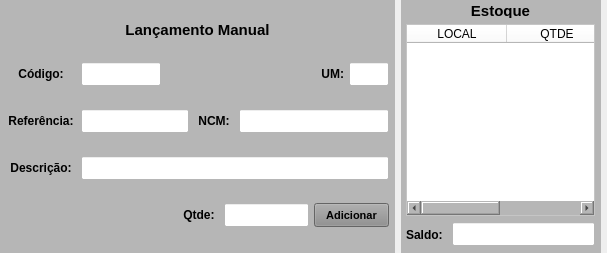
         <widget class="QWidget" name="widget_6" native="true">
          <layout class="QHBoxLayout" name="horizontalLayout_5">
           <property name="leftMargin">
            <number>0</number>
           </property>
           <property name="topMargin">
            <number>0</number>
           </property>
           <property name="rightMargin">
            <number>0</number>
           </property>
           <property name="bottomMargin">
            <number>0</number>
           </property>
           <item>
            <widget class="QWidget" name="widget_Cor4" native="true">
             <property name="sizePolicy">
              <sizepolicy hsizetype="Preferred" vsizetype="Preferred">
               <horstretch>0</horstretch>
               <verstretch>0</verstretch>
              </sizepolicy>
             </property>
             <property name="minimumSize">
              <size>
               <width>0</width>
               <height>0</height>
              </size>
             </property>
             <property name="maximumSize">
              <size>
               <width>16777215</width>
               <height>16777215</height>
              </size>
             </property>
             <property name="styleSheet">
              <string notr="true">background-color: rgb(182, 182, 182);</string>
             </property>
             <layout class="QVBoxLayout" name="verticalLayout_4">
              <property name="spacing">
               <number>1</number>
              </property>
              <property name="leftMargin">
               <number>1</number>
              </property>
              <property name="topMargin">
               <number>1</number>
              </property>
              <property name="rightMargin">
               <number>1</number>
              </property>
              <property name="bottomMargin">
               <number>6</number>
              </property>
              <item>
               <widget class="QWidget" name="widget_16" native="true">
                <property name="minimumSize">
                 <size>
                  <width>0</width>
                  <height>25</height>
                 </size>
                </property>
                <property name="maximumSize">
                 <size>
                  <width>16777215</width>
                  <height>25</height>
                 </size>
                </property>
                <property name="styleSheet">
                 <string notr="true"/>
                </property>
                <layout class="QHBoxLayout" name="horizontalLayout_17">
                 <property name="spacing">
                  <number>3</number>
                 </property>
                 <property name="leftMargin">
                  <number>3</number>
                 </property>
                 <property name="topMargin">
                  <number>3</number>
                 </property>
                 <property name="rightMargin">
                  <number>3</number>
                 </property>
                 <property name="bottomMargin">
                  <number>3</number>
                 </property>
                 <item>
                  <widget class="QLabel" name="label_52">
                   <property name="maximumSize">
                    <size>
                     <width>16777215</width>
                     <height>16777215</height>
                    </size>
                   </property>
                   <property name="font">
                    <font>
                     <pointsize>11</pointsize>
                     <weight>75</weight>
                     <bold>true</bold>
                    </font>
                   </property>
                   <property name="text">
                    <string>Lançamento Manual</string>
                   </property>
                   <property name="alignment">
                    <set>Qt::AlignCenter</set>
                   </property>
                  </widget>
                 </item>
                </layout>
               </widget>
              </item>
              <item>
               <widget class="QWidget" name="widget_37" native="true">
                <property name="minimumSize">
                 <size>
                  <width>0</width>
                  <height>30</height>
                 </size>
                </property>
                <property name="maximumSize">
                 <size>
                  <width>16777215</width>
                  <height>30</height>
                 </size>
                </property>
                <property name="styleSheet">
                 <string notr="true"/>
                </property>
                <layout class="QHBoxLayout" name="horizontalLayout_4">
                 <property name="spacing">
                  <number>5</number>
                 </property>
                 <property name="leftMargin">
                  <number>5</number>
                 </property>
                 <property name="topMargin">
                  <number>3</number>
                 </property>
                 <property name="rightMargin">
                  <number>5</number>
                 </property>
                 <property name="bottomMargin">
                  <number>3</number>
                 </property>
                 <item>
                  <widget class="QLabel" name="label_54">
                   <property name="minimumSize">
                    <size>
                     <width>70</width>
                     <height>0</height>
                    </size>
                   </property>
                   <property name="maximumSize">
                    <size>
                     <width>70</width>
                     <height>16777215</height>
                    </size>
                   </property>
                   <property name="font">
                    <font>
                     <pointsize>9</pointsize>
                     <weight>75</weight>
                     <bold>true</bold>
                    </font>
                   </property>
                   <property name="text">
                    <string>Código:</string>
                   </property>
                   <property name="alignment">
                    <set>Qt::AlignCenter</set>
                   </property>
                  </widget>
                 </item>
                 <item>
                  <widget class="QLineEdit" name="line_Codigo_Manu">
                   <property name="sizePolicy">
                    <sizepolicy hsizetype="Preferred" vsizetype="Preferred">
                     <horstretch>0</horstretch>
                     <verstretch>0</verstretch>
                    </sizepolicy>
                   </property>
                   <property name="minimumSize">
                    <size>
                     <width>60</width>
                     <height>0</height>
                    </size>
                   </property>
                   <property name="maximumSize">
                    <size>
                     <width>80</width>
                     <height>16777215</height>
                    </size>
                   </property>
                   <property name="font">
                    <font>
                     <pointsize>9</pointsize>
                    </font>
                   </property>
                   <property name="styleSheet">
                    <string notr="true">background-color: rgb(255, 255, 255);</string>
                   </property>
                   <property name="alignment">
                    <set>Qt::AlignCenter</set>
                   </property>
                   <property name="placeholderText">
                    <string/>
                   </property>
                  </widget>
                 </item>
                 <item>
                  <widget class="QLabel" name="label_8">
                   <property name="text">
                    <string/>
                   </property>
                  </widget>
                 </item>
                 <item>
                  <widget class="QLabel" name="label_25">
                   <property name="maximumSize">
                    <size>
                     <width>25</width>
                     <height>16777215</height>
                    </size>
                   </property>
                   <property name="font">
                    <font>
                     <pointsize>9</pointsize>
                     <weight>75</weight>
                     <bold>true</bold>
                    </font>
                   </property>
                   <property name="text">
                    <string>UM:</string>
                   </property>
                   <property name="alignment">
                    <set>Qt::AlignRight|Qt::AlignTrailing|Qt::AlignVCenter</set>
                   </property>
                  </widget>
                 </item>
                 <item>
                  <widget class="QLineEdit" name="line_UM_Manu">
                   <property name="sizePolicy">
                    <sizepolicy hsizetype="Preferred" vsizetype="Preferred">
                     <horstretch>0</horstretch>
                     <verstretch>0</verstretch>
                    </sizepolicy>
                   </property>
                   <property name="minimumSize">
                    <size>
                     <width>40</width>
                     <height>0</height>
                    </size>
                   </property>
                   <property name="maximumSize">
                    <size>
                     <width>40</width>
                     <height>16777215</height>
                    </size>
                   </property>
                   <property name="font">
                    <font>
                     <pointsize>9</pointsize>
                    </font>
                   </property>
                   <property name="styleSheet">
                    <string notr="true">background-color: rgb(255, 255, 255);</string>
                   </property>
                   <property name="alignment">
                    <set>Qt::AlignCenter</set>
                   </property>
                  </widget>
                 </item>
                </layout>
               </widget>
              </item>
              <item>
               <widget class="QWidget" name="widget_26" native="true">
                <property name="minimumSize">
                 <size>
                  <width>0</width>
                  <height>30</height>
                 </size>
                </property>
                <property name="maximumSize">
                 <size>
                  <width>16777215</width>
                  <height>30</height>
                 </size>
                </property>
                <property name="styleSheet">
                 <string notr="true"/>
                </property>
                <layout class="QHBoxLayout" name="horizontalLayout_18">
                 <property name="spacing">
                  <number>5</number>
                 </property>
                 <property name="leftMargin">
                  <number>5</number>
                 </property>
                 <property name="topMargin">
                  <number>3</number>
                 </property>
                 <property name="rightMargin">
                  <number>5</number>
                 </property>
                 <property name="bottomMargin">
                  <number>3</number>
                 </property>
                 <item>
                  <widget class="QLabel" name="label_55">
                   <property name="minimumSize">
                    <size>
                     <width>70</width>
                     <height>0</height>
                    </size>
                   </property>
                   <property name="maximumSize">
                    <size>
                     <width>70</width>
                     <height>16777215</height>
                    </size>
                   </property>
                   <property name="font">
                    <font>
                     <pointsize>9</pointsize>
                     <weight>75</weight>
                     <bold>true</bold>
                    </font>
                   </property>
                   <property name="text">
                    <string>Referência:</string>
                   </property>
                   <property name="alignment">
                    <set>Qt::AlignCenter</set>
                   </property>
                  </widget>
                 </item>
                 <item>
                  <widget class="QLineEdit" name="line_Referencia_Manu">
                   <property name="sizePolicy">
                    <sizepolicy hsizetype="Preferred" vsizetype="Preferred">
                     <horstretch>0</horstretch>
                     <verstretch>0</verstretch>
                    </sizepolicy>
                   </property>
                   <property name="minimumSize">
                    <size>
                     <width>0</width>
                     <height>0</height>
                    </size>
                   </property>
                   <property name="maximumSize">
                    <size>
                     <width>16777215</width>
                     <height>16777215</height>
                    </size>
                   </property>
                   <property name="font">
                    <font>
                     <pointsize>9</pointsize>
                    </font>
                   </property>
                   <property name="cursor">
                    <cursorShape>IBeamCursor</cursorShape>
                   </property>
                   <property name="styleSheet">
                    <string notr="true">background-color: rgb(255, 255, 255);</string>
                   </property>
                   <property name="inputMask">
                    <string/>
                   </property>
                   <property name="text">
                    <string/>
                   </property>
                   <property name="maxLength">
                    <number>20</number>
                   </property>
                   <property name="frame">
                    <bool>true</bool>
                   </property>
                   <property name="echoMode">
                    <enum>QLineEdit::Normal</enum>
                   </property>
                   <property name="alignment">
                    <set>Qt::AlignLeading|Qt::AlignLeft|Qt::AlignVCenter</set>
                   </property>
                  </widget>
                 </item>
                 <item>
                  <widget class="QLabel" name="label_56">
                   <property name="minimumSize">
                    <size>
                     <width>40</width>
                     <height>0</height>
                    </size>
                   </property>
                   <property name="maximumSize">
                    <size>
                     <width>40</width>
                     <height>16777215</height>
                    </size>
                   </property>
                   <property name="font">
                    <font>
                     <pointsize>9</pointsize>
                     <weight>75</weight>
                     <bold>true</bold>
                    </font>
                   </property>
                   <property name="text">
                    <string>NCM:</string>
                   </property>
                   <property name="alignment">
                    <set>Qt::AlignCenter</set>
                   </property>
                  </widget>
                 </item>
                 <item>
                  <widget class="QLineEdit" name="line_NCM_Manu">
                   <property name="sizePolicy">
                    <sizepolicy hsizetype="Preferred" vsizetype="Preferred">
                     <horstretch>0</horstretch>
                     <verstretch>0</verstretch>
                    </sizepolicy>
                   </property>
                   <property name="minimumSize">
                    <size>
                     <width>150</width>
                     <height>0</height>
                    </size>
                   </property>
                   <property name="maximumSize">
                    <size>
                     <width>150</width>
                     <height>16777215</height>
                    </size>
                   </property>
                   <property name="font">
                    <font>
                     <pointsize>9</pointsize>
                    </font>
                   </property>
                   <property name="styleSheet">
                    <string notr="true">background-color: rgb(255, 255, 255);</string>
                   </property>
                   <property name="alignment">
                    <set>Qt::AlignCenter</set>
                   </property>
                  </widget>
                 </item>
                </layout>
               </widget>
              </item>
              <item>
               <widget class="QWidget" name="widget_14" native="true">
                <property name="minimumSize">
                 <size>
                  <width>0</width>
                  <height>30</height>
                 </size>
                </property>
                <property name="maximumSize">
                 <size>
                  <width>16777215</width>
                  <height>30</height>
                 </size>
                </property>
                <property name="styleSheet">
                 <string notr="true"/>
                </property>
                <layout class="QHBoxLayout" name="horizontalLayout_15">
                 <property name="spacing">
                  <number>5</number>
                 </property>
                 <property name="leftMargin">
                  <number>5</number>
                 </property>
                 <property name="topMargin">
                  <number>3</number>
                 </property>
                 <property name="rightMargin">
                  <number>5</number>
                 </property>
                 <property name="bottomMargin">
                  <number>3</number>
                 </property>
                 <item>
                  <widget class="QLabel" name="label_49">
                   <property name="minimumSize">
                    <size>
                     <width>70</width>
                     <height>0</height>
                    </size>
                   </property>
                   <property name="maximumSize">
                    <size>
                     <width>70</width>
                     <height>16777215</height>
                    </size>
                   </property>
                   <property name="font">
                    <font>
                     <pointsize>9</pointsize>
                     <weight>75</weight>
                     <bold>true</bold>
                    </font>
                   </property>
                   <property name="text">
                    <string>Descrição:</string>
                   </property>
                   <property name="alignment">
                    <set>Qt::AlignCenter</set>
                   </property>
                  </widget>
                 </item>
                 <item>
                  <widget class="QLineEdit" name="line_Descricao_Manu">
                   <property name="sizePolicy">
                    <sizepolicy hsizetype="Preferred" vsizetype="Preferred">
                     <horstretch>0</horstretch>
                     <verstretch>0</verstretch>
                    </sizepolicy>
                   </property>
                   <property name="minimumSize">
                    <size>
                     <width>0</width>
                     <height>0</height>
                    </size>
                   </property>
                   <property name="maximumSize">
                    <size>
                     <width>16777215</width>
                     <height>16777215</height>
                    </size>
                   </property>
                   <property name="font">
                    <font>
                     <pointsize>9</pointsize>
                    </font>
                   </property>
                   <property name="styleSheet">
                    <string notr="true">background-color: rgb(255, 255, 255);</string>
                   </property>
                   <property name="alignment">
                    <set>Qt::AlignLeading|Qt::AlignLeft|Qt::AlignVCenter</set>
                   </property>
                  </widget>
                 </item>
                </layout>
               </widget>
              </item>
              <item>
               <widget class="QWidget" name="widget_36" native="true">
                <property name="minimumSize">
                 <size>
                  <width>0</width>
                  <height>30</height>
                 </size>
                </property>
                <property name="maximumSize">
                 <size>
                  <width>16777215</width>
                  <height>30</height>
                 </size>
                </property>
                <property name="styleSheet">
                 <string notr="true"/>
                </property>
                <layout class="QHBoxLayout" name="horizontalLayout_12">
                 <property name="spacing">
                  <number>5</number>
                 </property>
                 <property name="leftMargin">
                  <number>5</number>
                 </property>
                 <property name="topMargin">
                  <number>3</number>
                 </property>
                 <property name="rightMargin">
                  <number>5</number>
                 </property>
                 <property name="bottomMargin">
                  <number>3</number>
                 </property>
                 <item>
                  <widget class="QLabel" name="label_14">
                   <property name="text">
                    <string/>
                   </property>
                  </widget>
                 </item>
                 <item>
                  <widget class="QLabel" name="label_37">
                   <property name="minimumSize">
                    <size>
                     <width>40</width>
                     <height>0</height>
                    </size>
                   </property>
                   <property name="maximumSize">
                    <size>
                     <width>40</width>
                     <height>16777215</height>
                    </size>
                   </property>
                   <property name="font">
                    <font>
                     <pointsize>9</pointsize>
                     <weight>75</weight>
                     <bold>true</bold>
                    </font>
                   </property>
                   <property name="text">
                    <string>Qtde:</string>
                   </property>
                   <property name="alignment">
                    <set>Qt::AlignCenter</set>
                   </property>
                  </widget>
                 </item>
                 <item>
                  <widget class="QLineEdit" name="line_Qtde_Manu">
                   <property name="sizePolicy">
                    <sizepolicy hsizetype="Preferred" vsizetype="Preferred">
                     <horstretch>0</horstretch>
                     <verstretch>0</verstretch>
                    </sizepolicy>
                   </property>
                   <property name="minimumSize">
                    <size>
                     <width>85</width>
                     <height>0</height>
                    </size>
                   </property>
                   <property name="maximumSize">
                    <size>
                     <width>85</width>
                     <height>16777215</height>
                    </size>
                   </property>
                   <property name="font">
                    <font>
                     <pointsize>9</pointsize>
                    </font>
                   </property>
                   <property name="cursor">
                    <cursorShape>IBeamCursor</cursorShape>
                   </property>
                   <property name="styleSheet">
                    <string notr="true">background-color: rgb(255, 255, 255);</string>
                   </property>
                   <property name="inputMask">
                    <string/>
                   </property>
                   <property name="text">
                    <string/>
                   </property>
                   <property name="frame">
                    <bool>true</bool>
                   </property>
                   <property name="echoMode">
                    <enum>QLineEdit::Normal</enum>
                   </property>
                   <property name="alignment">
                    <set>Qt::AlignCenter</set>
                   </property>
                   <property name="placeholderText">
                    <string/>
                   </property>
                  </widget>
                 </item>
                 <item>
                  <widget class="QPushButton" name="btn_Projeto_2">
                   <property name="sizePolicy">
                    <sizepolicy hsizetype="Preferred" vsizetype="Preferred">
                     <horstretch>0</horstretch>
                     <verstretch>0</verstretch>
                    </sizepolicy>
                   </property>
                   <property name="minimumSize">
                    <size>
                     <width>75</width>
                     <height>0</height>
                    </size>
                   </property>
                   <property name="maximumSize">
                    <size>
                     <width>75</width>
                     <height>16777215</height>
                    </size>
                   </property>
                   <property name="font">
                    <font>
                     <pointsize>8</pointsize>
                     <weight>75</weight>
                     <bold>true</bold>
                    </font>
                   </property>
                   <property name="cursor">
                    <cursorShape>PointingHandCursor</cursorShape>
                   </property>
                   <property name="layoutDirection">
                    <enum>Qt::LeftToRight</enum>
                   </property>
                   <property name="autoFillBackground">
                    <bool>false</bool>
                   </property>
                   <property name="styleSheet">
                    <string notr="true">background-color: rgb(141, 141, 141);</string>
                   </property>
                   <property name="text">
                    <string>Adicionar</string>
                   </property>
                   <property name="checkable">
                    <bool>false</bool>
                   </property>
                   <property name="autoDefault">
                    <bool>false</bool>
                   </property>
                   <property name="default">
                    <bool>false</bool>
                   </property>
                   <property name="flat">
                    <bool>false</bool>
                   </property>
                  </widget>
                 </item>
                </layout>
               </widget>
              </item>
             </layout>
            </widget>
           </item>
           <item>
            <widget class="QWidget" name="widget_Cor6_2" native="true">
             <property name="minimumSize">
              <size>
               <width>150</width>
               <height>0</height>
              </size>
             </property>
             <property name="maximumSize">
              <size>
               <width>200</width>
               <height>16777215</height>
              </size>
             </property>
             <property name="styleSheet">
              <string notr="true">background-color: rgb(182, 182, 182);</string>
             </property>
             <layout class="QVBoxLayout" name="verticalLayout_8">
              <property name="spacing">
               <number>6</number>
              </property>
              <property name="leftMargin">
               <number>5</number>
              </property>
              <property name="topMargin">
               <number>3</number>
              </property>
              <property name="rightMargin">
               <number>6</number>
              </property>
              <property name="bottomMargin">
               <number>6</number>
              </property>
              <item>
               <widget class="QLabel" name="label_10">
                <property name="minimumSize">
                 <size>
                  <width>0</width>
                  <height>15</height>
                 </size>
                </property>
                <property name="maximumSize">
                 <size>
                  <width>16777215</width>
                  <height>15</height>
                 </size>
                </property>
                <property name="font">
                 <font>
                  <pointsize>11</pointsize>
                  <weight>75</weight>
                  <bold>true</bold>
                 </font>
                </property>
                <property name="text">
                 <string>Estoque</string>
                </property>
                <property name="alignment">
                 <set>Qt::AlignCenter</set>
                </property>
               </widget>
              </item>
              <item>
               <widget class="QTableWidget" name="table_Estoque">
                <property name="sizePolicy">
                 <sizepolicy hsizetype="Preferred" vsizetype="Preferred">
                  <horstretch>0</horstretch>
                  <verstretch>0</verstretch>
                 </sizepolicy>
                </property>
                <property name="font">
                 <font>
                  <pointsize>8</pointsize>
                 </font>
                </property>
                <property name="styleSheet">
                 <string notr="true">background-color: rgb(255, 255, 255);</string>
                </property>
                <column>
                 <property name="text">
                  <string>LOCAL</string>
                 </property>
                </column>
                <column>
                 <property name="text">
                  <string>QTDE</string>
                 </property>
                </column>
               </widget>
              </item>
              <item>
               <widget class="QWidget" name="widget_17" native="true">
                <property name="minimumSize">
                 <size>
                  <width>0</width>
                  <height>25</height>
                 </size>
                </property>
                <property name="maximumSize">
                 <size>
                  <width>16777215</width>
                  <height>25</height>
                 </size>
                </property>
                <layout class="QHBoxLayout" name="horizontalLayout_9">
                 <property name="spacing">
                  <number>6</number>
                 </property>
                 <property name="leftMargin">
                  <number>0</number>
                 </property>
                 <property name="topMargin">
                  <number>0</number>
                 </property>
                 <property name="rightMargin">
                  <number>0</number>
                 </property>
                 <property name="bottomMargin">
                  <number>0</number>
                 </property>
                 <item>
                  <widget class="QLabel" name="label_5">
                   <property name="minimumSize">
                    <size>
                     <width>40</width>
                     <height>0</height>
                    </size>
                   </property>
                   <property name="maximumSize">
                    <size>
                     <width>40</width>
                     <height>16777215</height>
                    </size>
                   </property>
                   <property name="font">
                    <font>
                     <pointsize>9</pointsize>
                     <weight>75</weight>
                     <bold>true</bold>
                    </font>
                   </property>
                   <property name="text">
                    <string>Saldo:</string>
                   </property>
                  </widget>
                 </item>
                 <item>
                  <widget class="QLineEdit" name="line_Saldo_Total">
                   <property name="sizePolicy">
                    <sizepolicy hsizetype="Preferred" vsizetype="Preferred">
                     <horstretch>0</horstretch>
                     <verstretch>0</verstretch>
                    </sizepolicy>
                   </property>
                   <property name="minimumSize">
                    <size>
                     <width>0</width>
                     <height>24</height>
                    </size>
                   </property>
                   <property name="maximumSize">
                    <size>
                     <width>16777215</width>
                     <height>24</height>
                    </size>
                   </property>
                   <property name="font">
                    <font>
                     <pointsize>9</pointsize>
                    </font>
                   </property>
                   <property name="cursor">
                    <cursorShape>IBeamCursor</cursorShape>
                   </property>
                   <property name="styleSheet">
                    <string notr="true">background-color: rgb(255, 255, 255);</string>
                   </property>
                   <property name="inputMask">
                    <string/>
                   </property>
                   <property name="text">
                    <string/>
                   </property>
                   <property name="frame">
                    <bool>true</bool>
                   </property>
                   <property name="echoMode">
                    <enum>QLineEdit::Normal</enum>
                   </property>
                   <property name="alignment">
                    <set>Qt::AlignCenter</set>
                   </property>
                  </widget>
                 </item>
                </layout>
               </widget>
              </item>
             </layout>
            </widget>
           </item>
           <item>
            <widget class="QWidget" name="widget_9" native="true"/>
           </item>
          </layout>
         </widget>
